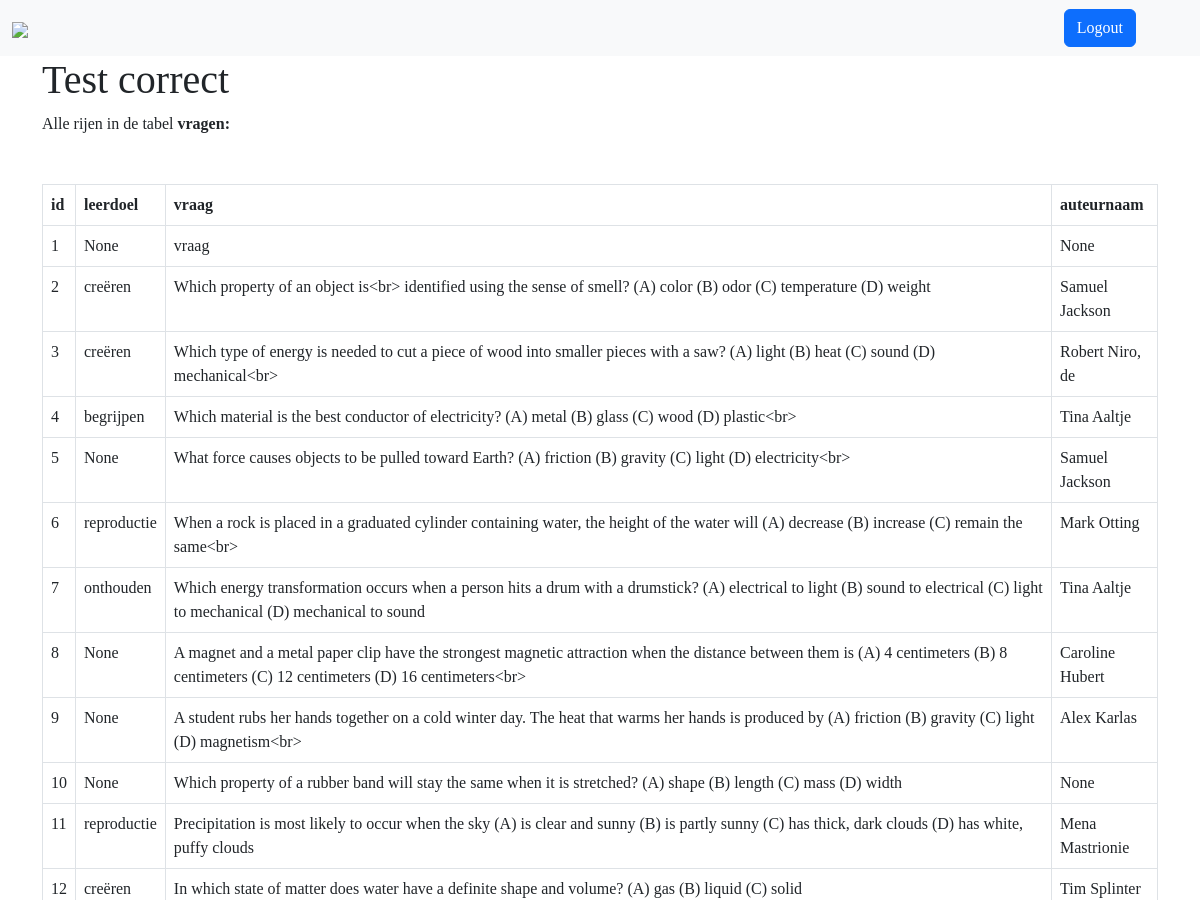
Page /create_question/ (upper part) on the earlier database version.
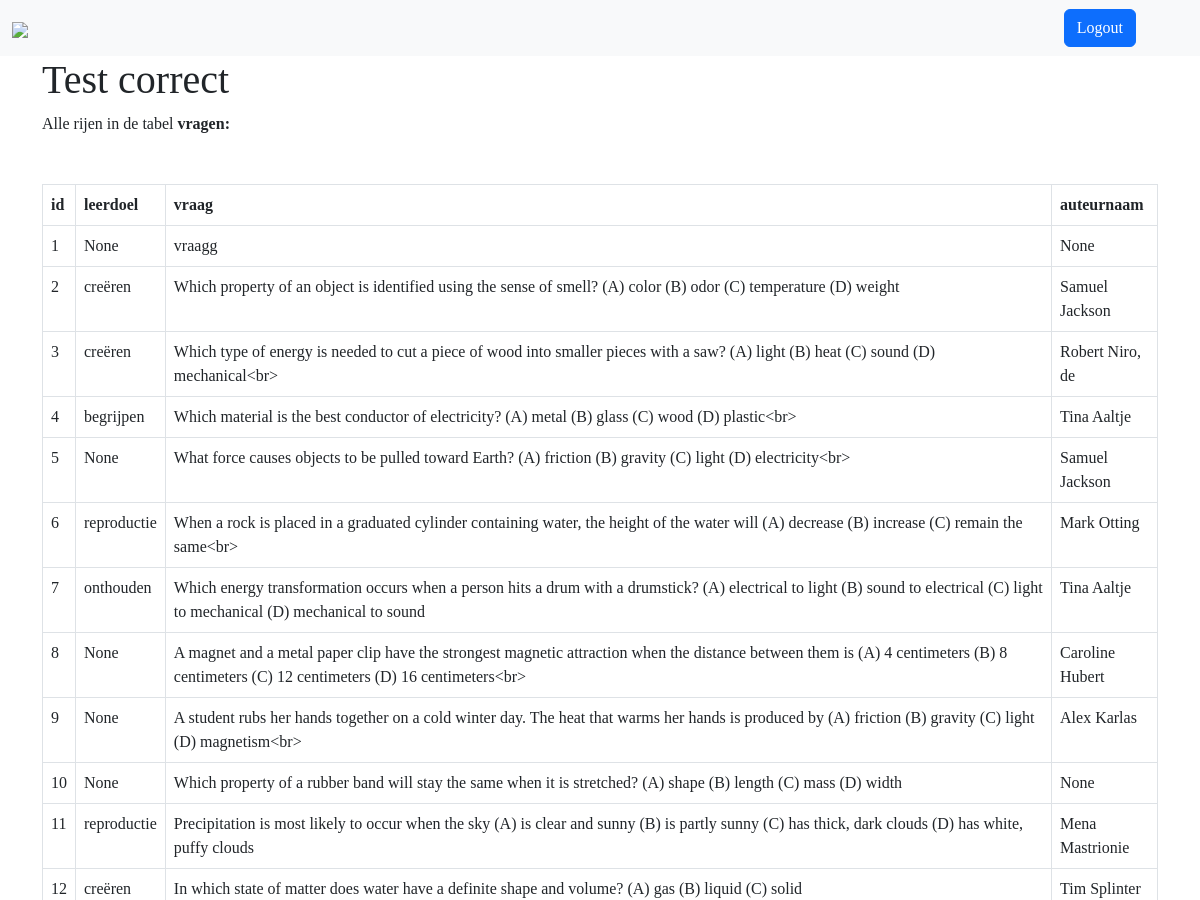
Same page on the later database version.
### tables this page shows
CREATE TABLE `vragen` (
  `id` integer NOT NULL
,  `leerdoel` integer DEFAULT NULL
,  `vraag` text NOT NULL
,  `auteur` integer DEFAULT NULL
);

### app.py (the view)
@app.route("/create_question")
def create_page():
    rows_leerdoelen = dbm.get_table_content(table_name = 'leerdoelen')
    rows_auteurs = dbm.get_table_content(table_name = 'auteurs')
    return render_template("create.html", leerdoelen=rows_leerdoelen[0],auteurs=rows_auteurs[0])

### app.py (called while the page is built, shortened)
@app.route('/create_question/', methods=('GET', 'POST'))
def create():
    return table_content(table_name='vragen')

@app.route("/table_details/<table_name>",  methods=['GET', 'POST'])
def table_content(table_name=None):
    if not table_name:
        return "Missing table name", 400  # HTTP 400 = Bad Request
    else:
        print(session.get("type"))
        rows, column_names = dbm.get_table_content(table_name)
        leerdoelen = dbm.alle_leerdoelen()
        return render_template(
            "table_details.html", rows=rows, columns=column_names, table_name=table_name, leerdoelen=leerdoelen, type=session.get("type")
        )

### lib/tablemodel.py (called while the page is built)
    def alle_leerdoelen(self):
        cursor = sqlite3.connect(self.database_file).cursor()
        cursor.execute(f"SELECT id, leerdoel FROM leerdoelen")
        leerdoelen = cursor.fetchall()
        return leerdoelen

### templates/table_details.html (shortened to what this page needs)
<!DOCTYPE html>
<html lang="en">
<head>
  <link href="https://cdn.jsdelivr.net/npm/bootstrap@5.2.3/dist/css/bootstrap.min.css" rel="stylesheet">
  <link rel="stylesheet" href="../static/styling.css">
</head>
<body id="table">
  <nav class="navbar navbar-expand-lg bg-light">
    <div class="container-fluid">
      <a href="/" class="navbar-brand">
        <img src="https://www.test-correct.nl/hubfs/raw_assets/public/test-correct/images/testcorrect-logo.svg" class="nav__logo-large">
      </a>
        <ul class="navbar-nav pe-5">
          {% if type != 0 %}
          <li class="ps-1 pe-1 nav-item">
            <a class="btn btn-primary" aria-current="page" href="/logout">Logout</a>
          </li>
          {% endif %}
        </ul>
    </div>
  </nav>
<main>
    <div id="container" class="container">
    <h1>Test correct</h1>
    <p>Alle rijen in de tabel <b>{{ table_name }}:</b></p>
        <table class="table table-bordered table-hover mt-5">
            <thead>
            <tr>
                {% for column in columns %}
                <th>{{ column }}</th>
                {% endfor %}
            </tr>
            </thead>
            <tbody>
            {% for row in rows %}
            <tr>
                {% for field in row %}
                <td>{{ field }}</td>
                {% endfor %}
            </tr>
            {% endfor %}
            </tbody>
        </table>
    </div>
</main>
</body>
</html>

Differences in the rows shown:
changed vragen: vraag "vraag" → "vraagg"
changed vragen: vraag "Which property of an object is<br> identified using the sense of smell? (A) color (B) odor (C) temperature (D) weight" → "Which property of an object is identified using the sense of smell? (A) color (B) odor (C) temperature (D) weight"
